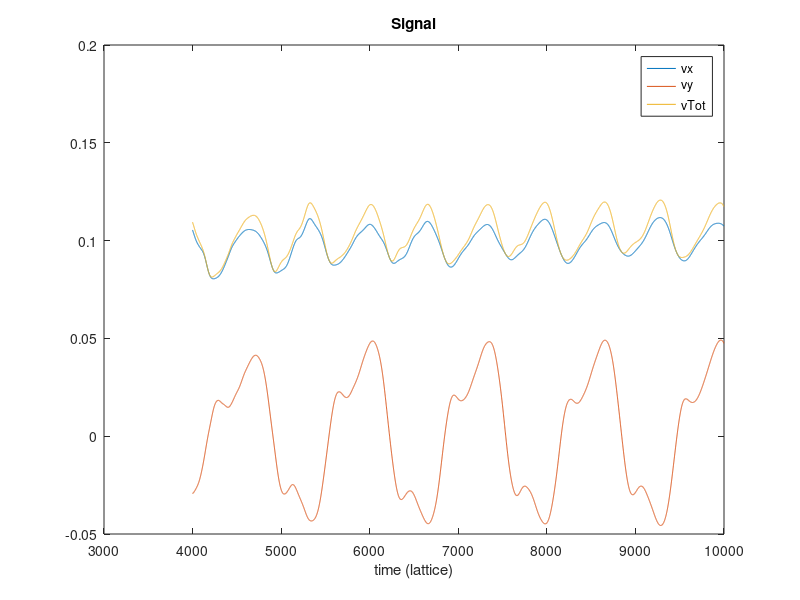
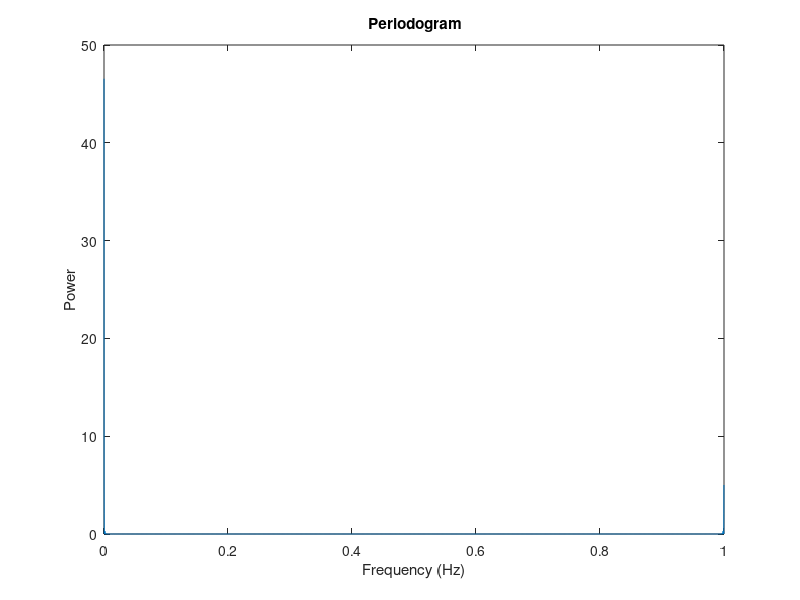

Write the MATLAB code that produced these figures, in order.
clc, clear

%% import data
% Unfortunately Audacity names all (despite its contents) exported .txt files as 'spectrum.txt' 

% delimiterIn = '\t';
% headerlinesIn = 1;
% 
% dirName = pwd; %# folder path = print working directory
% fnames = dir( fullfile(dirName,'*.dat') );     %# list all *.xyz files
% fnames = {fnames.name}';                       %'# file names
% 
% mydata = cell(numel(fnames),1);                %# store file contents
% 
%     fpath = fullfile(dirName,fnames);       %# full path to file
%     mydata = importdata(fpath,delimiterIn,headerlinesIn);        %# load file

%%%%%%%%%%%%%%%%5
 load KarmanData.dat
 
% t = KarmanData(:,1);
% vx = KarmanData(:,2);
% vy = KarmanData(:,3);
% vTot = KarmanData(:,4);


t = KarmanData(4000:end,1);
vx = KarmanData(4000:end,2);
vy = KarmanData(4000:end,3);
vTot = KarmanData(4000:end,4);

figure ('name','Signal');
plot (t,vx,t,vy,t,vTot);
title('Signal')
legend('vx','vy','vTot');
xlabel('time (lattice)')


% n = [0:29];
% x = cos(2*pi*n/10);5
% N1 = 1000;
% X1 = abs(fft(x,N1));
% F1 = [0 : N1 - 1]/N1;
% plot(F1,X1,'-x');

%% Use fft to compute the DFT y and its power.
 fs = 1;                                % Sample frequency (Hz)
% %t = 0:1/fs:10-1/fs;                      % 10 sec sample

x = vTot;

m = length(x);          % Window length
n = pow2(nextpow2(m));  % Transform length
y = fft(x,n);           % DFT
f = (0:n-1)*(fs/n);     % Frequency range
power = y.*conj(y)/n;   % Power of the DFT

%% To visualize the DFT, plots of abs(y), abs(y).^2, and log(abs(y)) are all common. A plot of power versus frequency is called a periodogram.
% plot(f,abs(y))
figure ('name','fft');
plot(f,power)
xlabel('Frequency (Hz)')
ylabel('Power')
title('{\bf Periodogram}')

